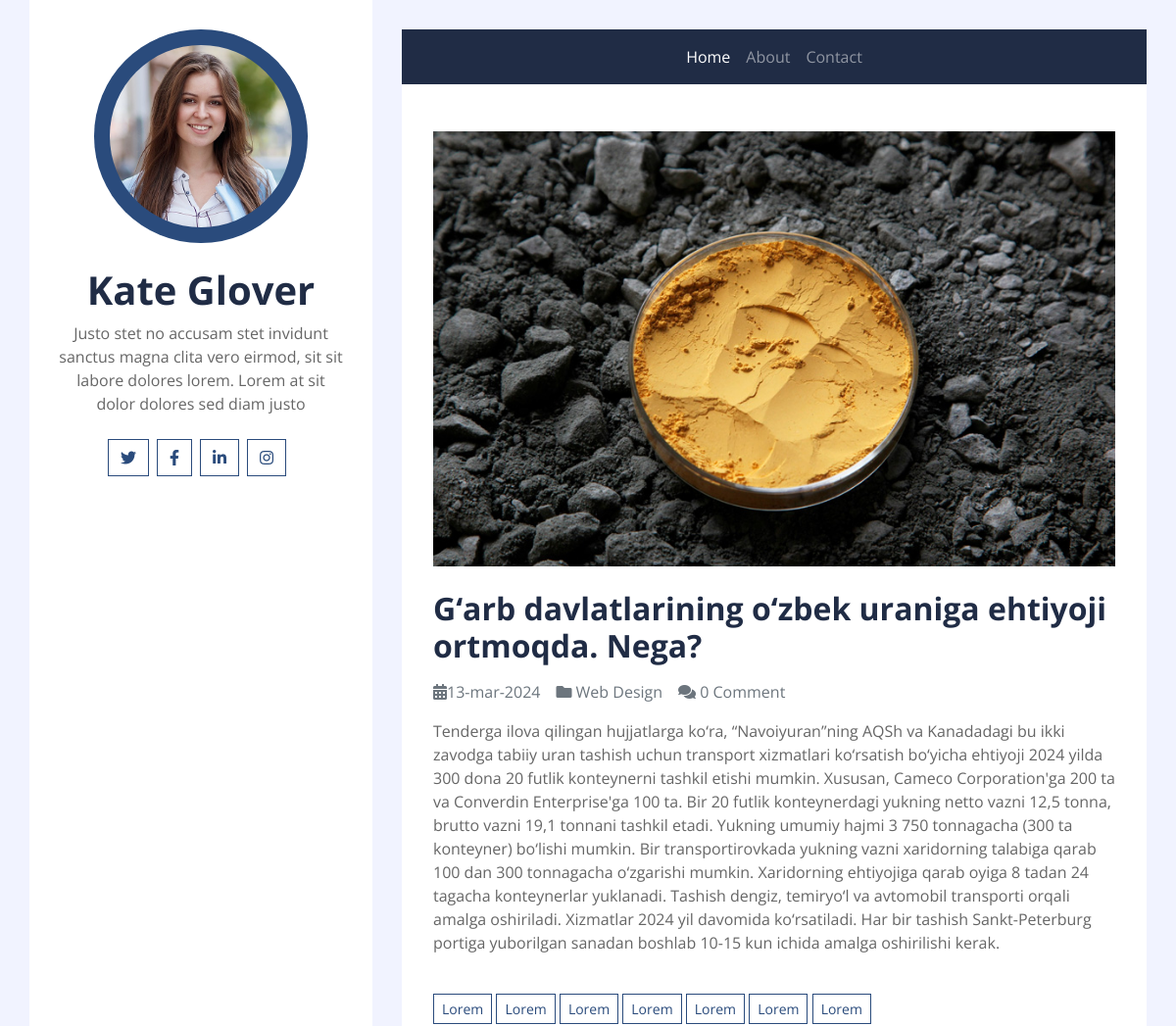
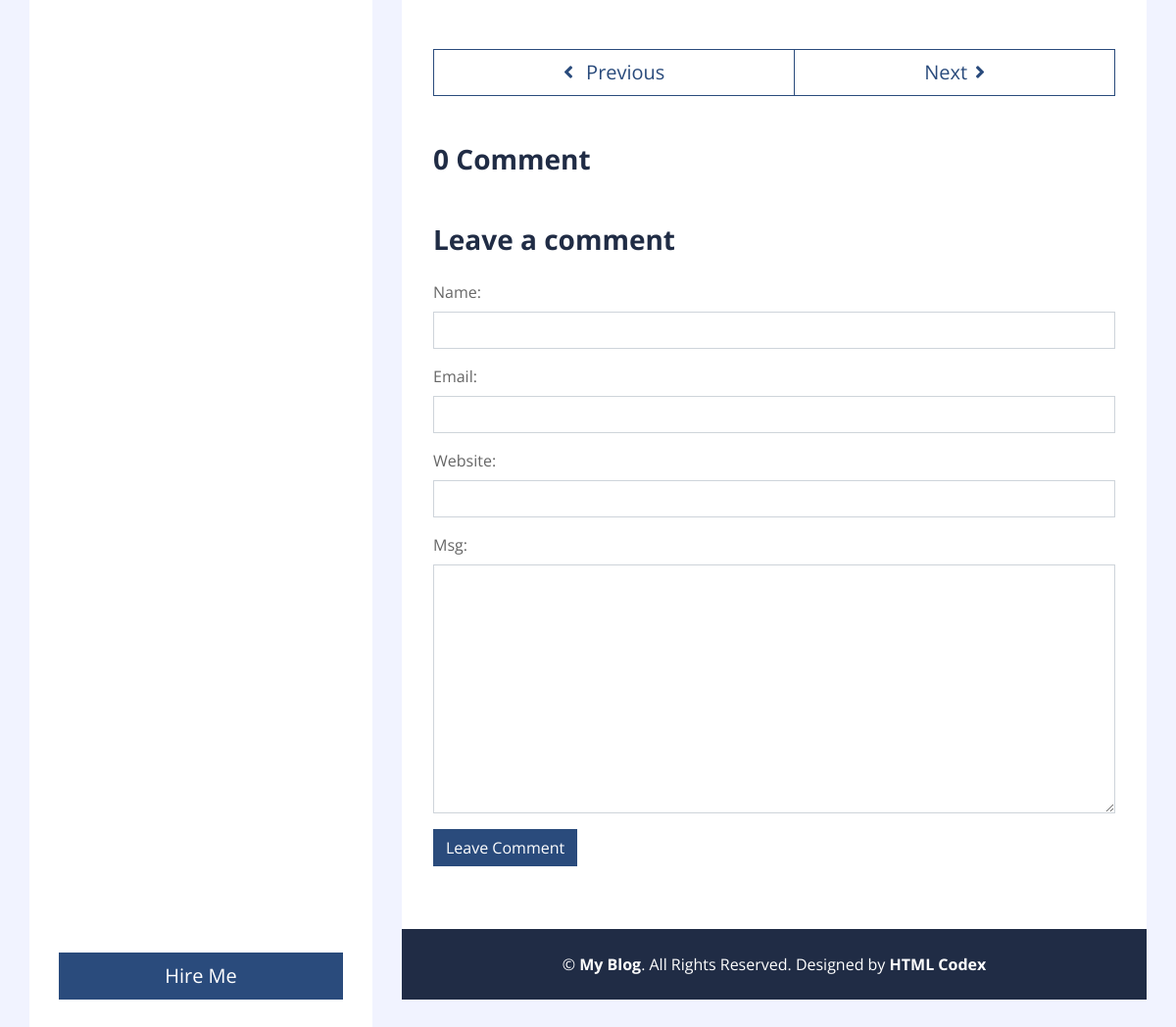
Screenshot of /detail/3/ with the database file from the repository (2 pictures, top to bottom).
### postapp/models.py (models this page shows, shortened)
class Post(models.Model):
    title = models.CharField(max_length=200)
    body = models.TextField()
    image = models.FileField(upload_to="post-images")
    created_on = models.DateTimeField(auto_now_add=True)
    class Meta:
        app_label = 'postapp'
        ordering = ['-created_on']

### postapp/views.py (the view)
# urls.py: path('detail/<int:pk>/', views.getPost, name='post_detail'),
def getPost(request, pk):
    template_name = 'postapp/detail.html'
    post = Post.objects.get(pk=pk)
    comments = post.comments.all()
    comment_form = CommentForm()
    if request.method=='POST':
        comment_form = CommentForm(request.POST)
        if comment_form.is_valid():
            comment =comment_form.save(commit=False)
            comment.post_id = post.id
            comment.save()
    print("Get")
    context = {"post":post, "comment_form":comment_form, "comments":comments}
    return render(request=request, template_name=template_name, context=context)

### postapp/forms.py
class CommentForm(forms.ModelForm):
    class Meta:
        model = Comment
        fields = ['name', 'email', 'website', 'msg']
    def __init__(self, *args, **kwargs):
        super(CommentForm, self).__init__(*args, **kwargs)
        for name, field in self.fields.items():
            field.widget.attrs.update({"class":"form-control"})

### templates/postapp/detail.html (shortened to what this page needs)
{% extends "base.html" %}
{% load static %}
{% block content %}
<div class="container py-5 px-2 bg-white">
    <div class="row px-4">
        <div class="col-12">
            {% if post.image %}
                <img class="img-fluid mb-4" src="{{post.image.url}}" alt="Image">
            {% endif %}
            <h2 class="mb-3 font-weight-bold">{{post.title}}</h2>
            <div class="d-flex">
                <p class="mr-3 text-muted"><i class="fa fa-calendar-alt"></i>{{post.created_on | date:"d-b-Y"}}</p>
                <p class="mr-3 text-muted"><i class="fa fa-folder"></i> Web Design</p>
                {% if post.comments.count <= 1 %}
                <p class="mr-3 text-muted"><i class="fa fa-comments"></i> {{post.comments.count}} Comment</p>
                {% else %}
                <p class="mr-3 text-muted"><i class="fa fa-comments"></i> {{post.comments.count}} Comments</p>
                {% endif %}
            </div>
            <p>{{post.body}}</p>
        </div>
        <div class="col-12 py-4">
            <a href="" class="btn btn-sm btn-outline-primary mb-1">Lorem</a>
            <a href="" class="btn btn-sm btn-outline-primary mb-1">Lorem</a>
            <a href="" class="btn btn-sm btn-outline-primary mb-1">Lorem</a>
            <a href="" class="btn btn-sm btn-outline-primary mb-1">Lorem</a>
            <a href="" class="btn btn-sm btn-outline-primary mb-1">Lorem</a>
            <a href="" class="btn btn-sm btn-outline-primary mb-1">Lorem</a>
            <a href="" class="btn btn-sm btn-outline-primary mb-1">Lorem</a>
        </div>
        <div class="col-12 py-4">
            <div class="btn-group btn-group-lg w-100">
                <button type="button" class="btn btn-outline-primary"><i class="fa fa-angle-left mr-2"></i> Previous</button>
                <button type="button" class="btn btn-outline-primary">Next<i class="fa fa-angle-right ml-2"></i></button>
            </div>
        </div>
        <div class="col-12 py-4">
            {% if post.comments.count <= 1 %}
            <h3 class="mb-4 font-weight-bold">{{post.comments.count}} Comment</h3>
            {% else %}
            <h3 class="mb-4 font-weight-bold">{{post.comments.count}} Comments</h3>
            {% endif %}
        </div>
        <div class="col-12">
            <h3 class="mb-4 font-weight-bold">Leave a comment</h3>
            <form method="post">
                {{comment_form.as_p}}
                <div class="form-group">
                    <input type="submit" value="Leave Comment" class="btn btn-primary">
                </div>
            </form>
        </div>
    </div>
</div>
{% endblock content %}

### rows the page displays
Post: image (picture), title "G‘arb davlatlarining o‘zbek uraniga ehtiyoji ortmoqda. Nega?", created_on "13-mar-2024", comments.count "0", body "Tenderga ilova qilingan hujjatlarga ko‘ra, “Navoiyuran”ning AQSh va Kanadadagi bu ikki zavodga tabiiy uran tashish uchun transport xizmatlari ko‘rsatish bo‘yicha ehtiyoji 2024 yilda 300 dona 20 futlik konteynerni tashkil etishi mumkin. Xususan, Cameco Corporation'ga 200 ta va Converdin Enterprise'ga 100 ta. Bir 20 futlik konteynerdagi yukning netto vazni 12,5 tonna, brutto vazni 19,1 tonnani tashkil etadi. Yukning umumiy hajmi 3 750 tonnagacha (300 ta konteyner) bo‘lishi mumkin. Bir transportirovkada yukning vazni xaridorning talabiga qarab 100 dan 300 tonnagacha o‘zgarishi mumkin. Xaridorning ehtiyojiga qarab oyiga 8 tadan 24 tagacha konteynerlar yuklanadi. Tashish dengiz, temiryo‘l va…"
